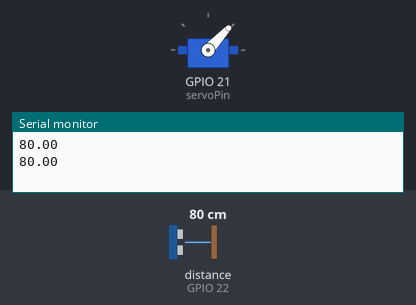
Bench run of a sketch on a simulated ESP32. Parts: servo, the last lines printed to the serial monitor. Inputs (shaded band) come from the test bench; at power-on: distance to the obstacle (sensor on GPIO 22) 80 cm.

Above: at 11.6 s.
11.7 s: distance to the obstacle (sensor on GPIO 22) set to 250 cm
At 11.86 s:
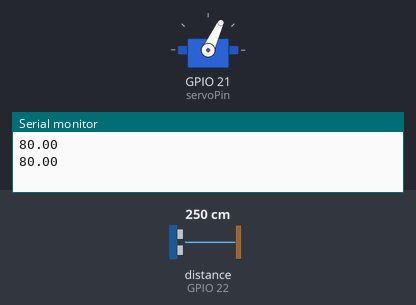
19.8 s: distance to the obstacle (sensor on GPIO 22) set to 2 cm
At 19.96 s:
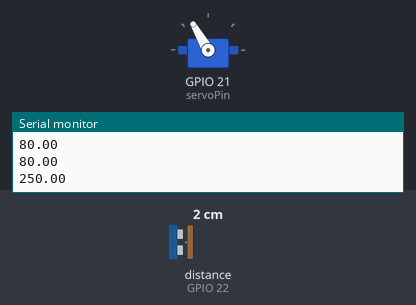
Timing chart, 0 to 33.9 s (numbered marks = the images above; inputs shaded):
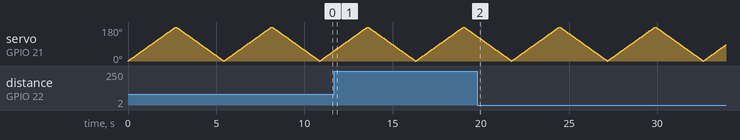

The sketch:

ESP32_PRINCIPAL.ino
```cpp
#include <ESP32Servo.h>
#include <HCSR04.h>

UltraSonicDistanceSensor distanceSensor(23, 22);
const int servoPin = 21;
int pos = 0;
Servo servo;

void setup() {
  servo.attach(servoPin, 500, 2400);
  Serial.begin(9600);
}


void loop() {
  for (pos = 0; pos <= 180; pos += 1) {
    servo.write(pos);
    delay(15);
  }
  for (pos = 180; pos >= 0; pos -= 1) {
    servo.write(pos);
    delay(15);
  }


  Serial.println(distanceSensor.measureDistanceCm());
}
```
